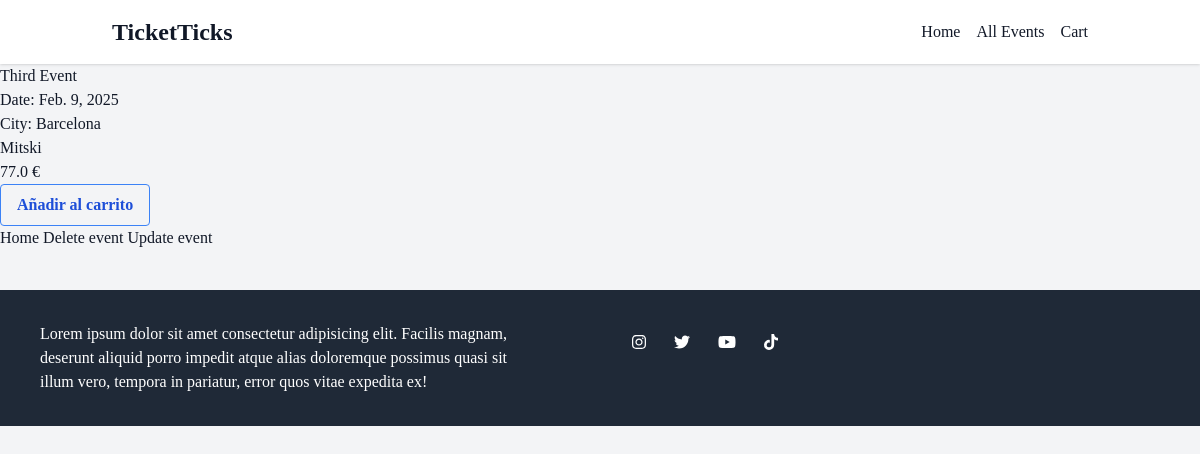
The page /detail/third-event on the database its author committed.
### events/models.py (models this page shows, shortened)
class Event(models.Model):
    title = models.CharField(max_length=150)
    city = models.CharField(max_length=150)
    date = models.DateField()
    logo = models.ImageField(upload_to='logos',blank=True,null=True)
    artist = models.ForeignKey(Artist, on_delete=models.CASCADE,null=True)
    slug = models.SlugField(unique=True,blank=True)
    description = models.TextField(max_length=250)
    ticket_price = models.FloatField()
    def get_absolute_url(self):
        return reverse("event-detail", args={self.slug})

class Artist(models.Model):
    name = models.CharField(max_length=150)
    genre = models.CharField(max_length=150)
    picture = models.ImageField(upload_to='artists')
    songs = models.CharField(max_length=150)
    def __str__(self):
        return self.name
    def get_absolute_url(self):
         return reverse("artist-detail", args=[self.pk])

### events/views.py (the view)
# urls.py: path('detail/<slug:slug>',views.EventDetailView.as_view(),name='event-detail'),
class EventDetailView(DetailView):
    template_name = 'events/event_detail.html'
    model = Event
    def get_context_data(self,**kwargs):
        context = super().get_context_data(**kwargs)
        event = context['event']
        cart = self.request.session.get('cart')
        is_in_cart = False
        if cart is None:
            is_in_cart = False
        else:
            is_in_cart = event.id in cart
        context['in_cart'] = is_in_cart
        return context

### theme/templates/events/event_detail.html (shortened to what this page needs)
{%extends 'events/base.html'%} {%block content%}
<div>
	<h2>{{event.title}}</h2>
	<p>Date: {{ event.date }}</p>
	<p>City: {{ event.city }}</p>
	<p class="text-blue-300 hover:text-blue-500">
		<a href="{{event.artist.get_absolute_url}}"> {{event.artist}}</a>
	</p>
	<p>{{event.ticket_price}} €</p>
	<form action="{%url 'cart'%}" method="post">
		<button
			type="submit"
			class="bg-transparent hover:bg-blue-500 text-blue-700 font-semibold hover:text-white py-2 px-4 border border-blue-500 hover:border-transparent rounded"
		>
			{% if in_cart %} Quitar de carrito {% else %} Añadir al carrito
			{%endif %}
		</button>
	</form>
	<a href="/">Home</a>
	<a href="{{event.get_absolute_url}}/delete">Delete event</a>
	<a href="{{event.get_absolute_url}}/update">Update event</a>
</div>
{% endblock %}

### rows shown on the page
Event: title "Third Event", date "Feb. 9, 2025", city "Barcelona", artist "Mitski", ticket_price "77.0"
